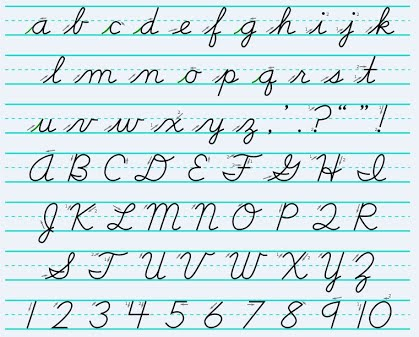
#> input picture glinklater/watershed/test1.jpg, 419 x 337 px, given in place of the camera
$ python camshift.py
#> lines starting #> are read from the running program, lines starting #| are printed output that depends on the picture
import numpy as np
import cv2
import sys

cap = cv2.VideoCapture(0)

ret, frame = cap.read()
#> frame is the input picture: shape (337, 419, 3); mean B, G, R 233.8, 229.8, 212.3
r, h, c, w = 250, 90, 400, 150
track_window = (c, r, w, h)

roi = frame[r:r+h, c:c+w]
hsv_roi = cv2.cvtColor(roi, cv2.COLOR_BGR2HSV)
mask = cv2.inRange(hsv_roi, np.array((0., 60.,32.)), np.array((180.,255.,255.)))
roi_hist = cv2.calcHist([hsv_roi], [0], mask, [180], [0, 180])
#> roi_hist = 180 values, max 31 at index 86, min 0 at index 0, mean 0.483
cv2.normalize(roi_hist, roi_hist, 0, 255, cv2.NORM_MINMAX)

term_crit = ( cv2.TERM_CRITERIA_EPS | cv2.TERM_CRITERIA_COUNT, 10, 1 )

while True:
	ret, frame = cap.read()

	hsv = cv2.cvtColor(frame, cv2.COLOR_BGR2HSV)
#> hsv: shape (337, 419, 3); mean H, S, V 102, 30, 234.3
	dst = cv2.calcBackProject([hsv], [0], roi_hist, [0, 180], 1)
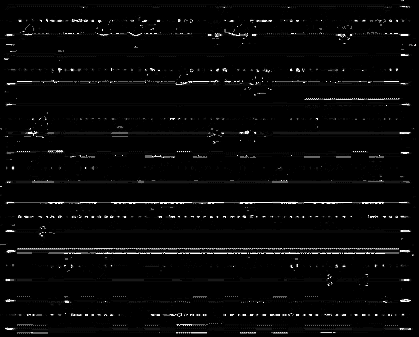
#> dst: shape (337, 419); min 0, max 255, mean 7.6

	ret, track_window = cv2.CamShift(dst, track_window, term_crit)
#> ret = ((399.5, 283), (31.24, 121.4), 177.5); track_window = (383, 229, 33, 108)

	pts = cv2.boxPoints(ret)
#> pts = [[412.4, 221.7], [417.8, 343], [386.6, 344.3], [381.2, 223]]
	pts = np.int0(pts)
#> pts = [[412, 221], [417, 342], [386, 344], [381, 223]]
	img2 = cv2.polylines(frame, [pts], True, 255, 2)
	cv2.imshow('CamShift', img2)

	key = cv2.waitKey(1) & 0xff
#> (key q is pressed here)
	if key == ord('q'):
		break

cap.release()
cv2.destroyAllWindows()

$ run again, on glinklater/watershed/test2.jpg
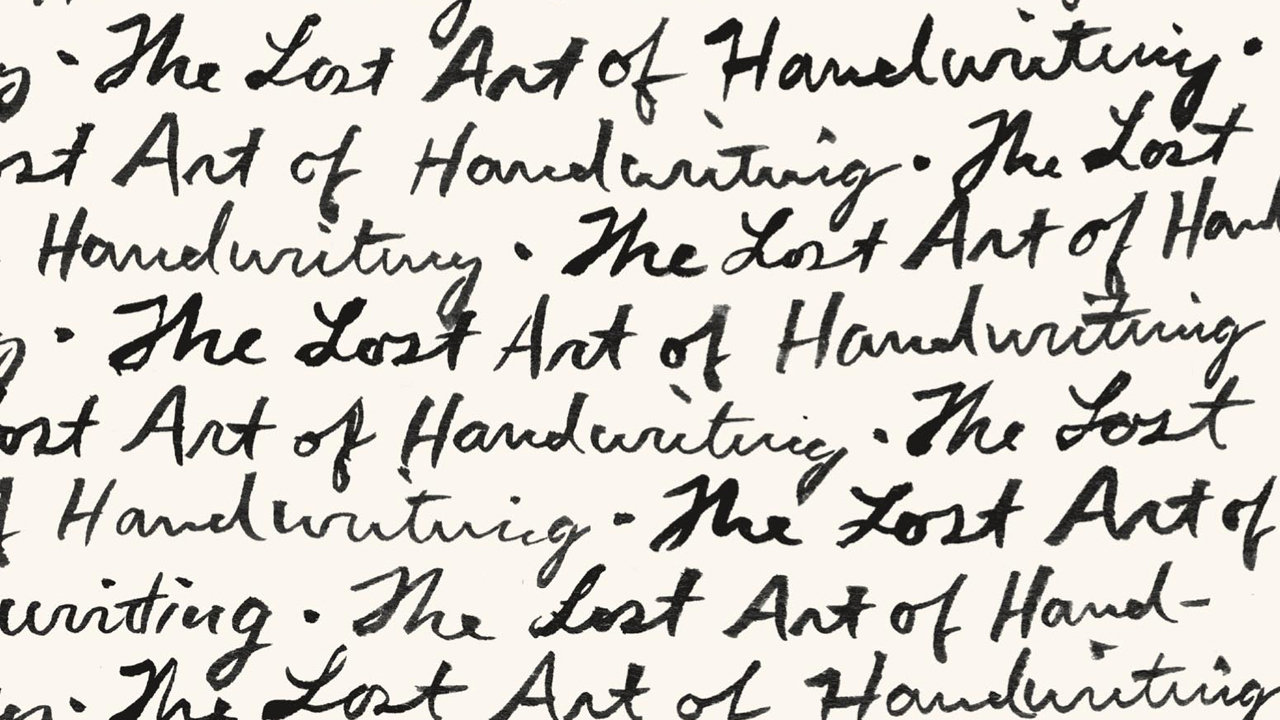
#> input picture glinklater/watershed/test2.jpg, 1280 x 720 px, given in place of the camera
#> frame is the input picture: shape (720, 1280, 3); mean B, G, R 201.4, 207.3, 211
#> hsv_roi: shape (90, 150, 3); mean H, S, V 22, 13.6, 205.4
#> `mask = cv2.inRange(hsv_roi, np.array((0., 60.,32.)), np.array((180.,25..`:
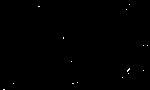
#> mask: shape (90, 150); 0.18% white in thin lines or dots
#> roi_hist = 180 values, max 9 at index 16, min 0 at index 0, mean 0.133
#> hsv: shape (720, 1280, 3); mean H, S, V 21.7, 14.1, 211.1
#> `dst = cv2.calcBackProject([hsv], [0], roi_hist, [0, 180], 1)`:
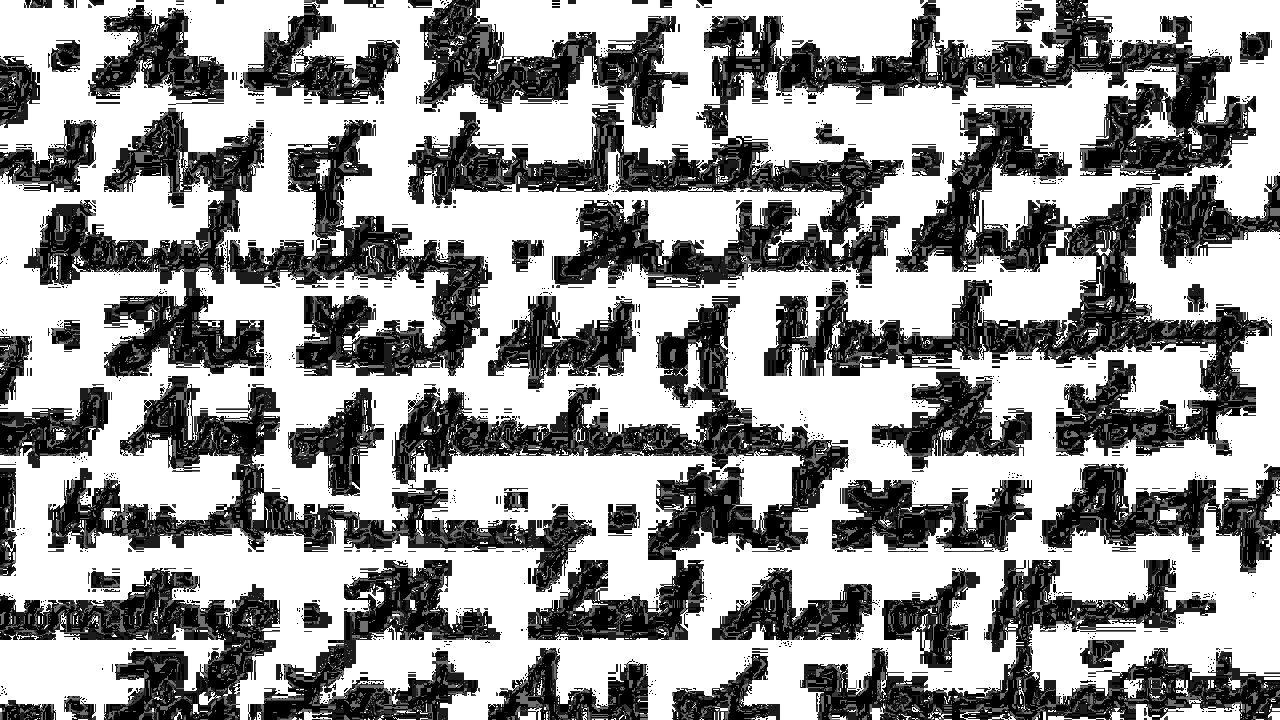
#> dst: shape (720, 1280); min 0, max 255, mean 151.8
#> ret = ((525, 278), (123.9, 181.6), 103.8); track_window = (436, 217, 178, 122)
#> `pts = cv2.boxPoints(ret)`: pts = [[451.6, 196.2], [627.9, 239.4], [598.4, 359.8], [422.1, 316.6]]
#> `pts = np.int0(pts)`: pts = [[451, 196], [627, 239], [598, 359], [422, 316]]

$ run again, on glinklater/watershed/squished-handwriting.jpg
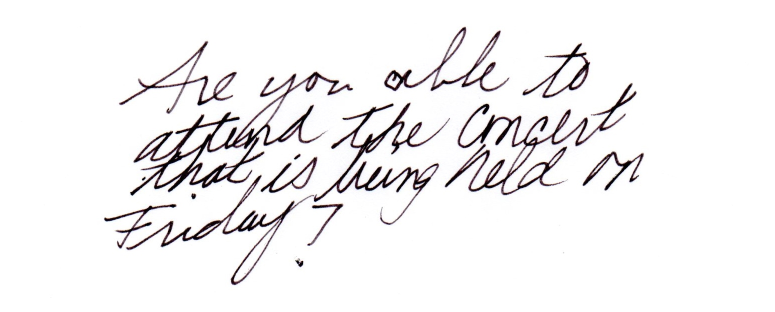
#> input picture glinklater/watershed/squished-handwriting.jpg, 1549 x 623 px, given in place of the camera (shown at 1/2 size)
#> frame is the input picture: shape (623, 1549, 3); mean B, G, R 241.8, 241.1, 242.3
#> hsv_roi: shape (90, 150, 3); mean H, S, V 85.2, 46.9, 194.8
#> `mask = cv2.inRange(hsv_roi, np.array((0., 60.,32.)), np.array((180.,25..`:
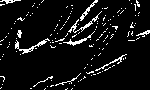
#> mask: shape (90, 150); 7.1% white in thin lines or dots
#> roi_hist = 180 values, max 44 at index 5, min 0 at index 18, mean 5.36
#> hsv: shape (623, 1549, 3); mean H, S, V 23.9, 8.9, 243
#> `dst = cv2.calcBackProject([hsv], [0], roi_hist, [0, 180], 1)`:
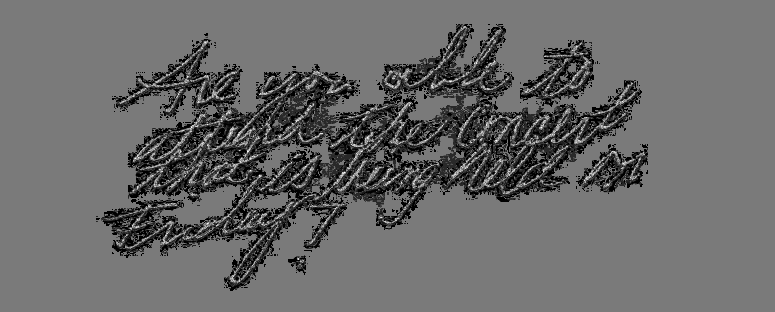
#> dst: shape (623, 1549) (shown at 1/2 size); min 0, max 255, mean 104.9
#> ret = ((502.5, 300.5), (123.4, 198.9), 89.9); track_window = (402, 238, 201, 125)
#> `pts = cv2.boxPoints(ret)`: pts = [[402.9, 239], [601.8, 238.6], [602.1, 362], [403.2, 362.4]]
#> `pts = np.int0(pts)`: pts = [[402, 238], [601, 238], [602, 362], [403, 362]]
